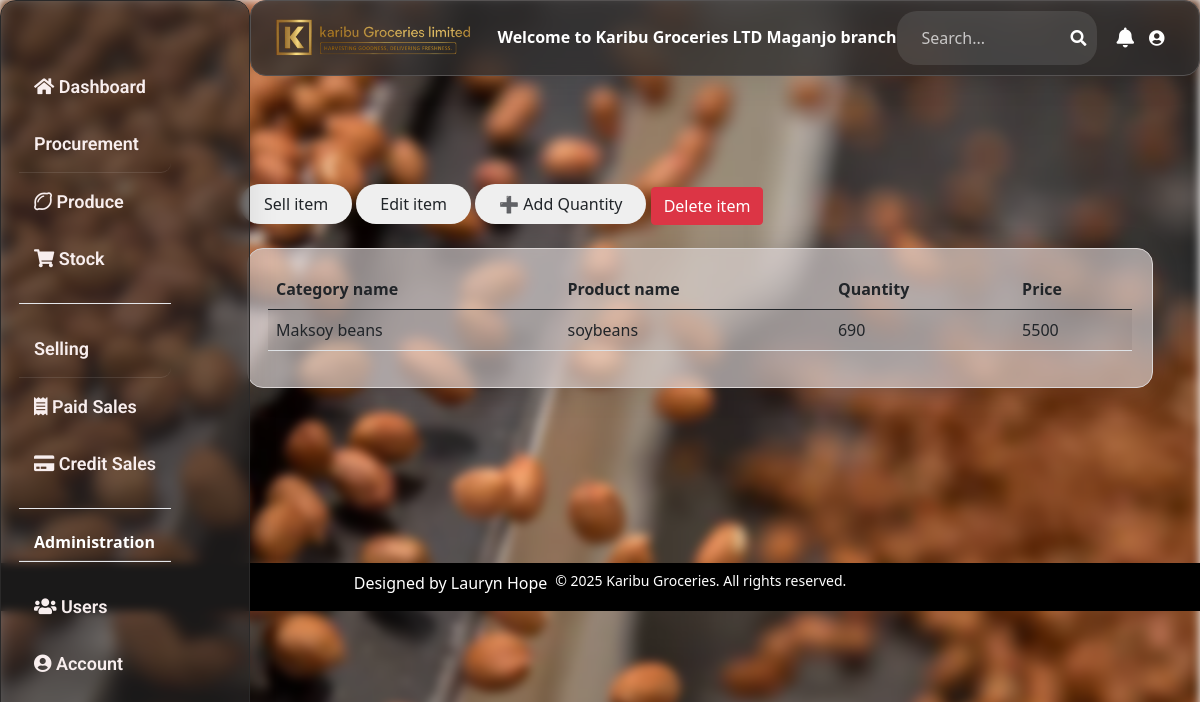
Screenshot of /home/6/ (signed in) with the database file from the repository.
### happy_hoe/models.py (models this page shows, shortened)
class Userprofile(AbstractUser):
    is_salesagent = models.BooleanField(null=True, default=True)
    is_manager = models.BooleanField(null=True, default=True)
    is_director = models.BooleanField(null=True, default=True)
    last_activity = models.DateTimeField(null=True, blank=True)
    is_online = models.BooleanField(default=True)
    status = models.CharField(
        max_length=20,
        choices=(
            ('online', 'Online'),
            ('offline', 'Offline'),
        ),
        default='offline'
    )
    username = models.CharField(max_length=50, unique=True, blank=True)
    branch = models.ForeignKey(Branch, on_delete=models.CASCADE,max_length=20, blank=True, null=True ,default=1)
    email = models.EmailField(max_length=100, unique=True)
    gender_choices = (('Female','Female'), ('Male','Male'))
    gender = models.CharField(max_length=10, blank=True, choices=gender_choices)
    phone = models.CharField(max_length=10, unique=True)
    address = models.CharField(max_length=100, blank=True)
    class Meta:
        db_table = 'userprofile'
        verbose_name = 'User'
        verbose_name_plural = 'Users'

class Branch(models.Model):
    branch_name= models.CharField(max_length=20, default="", blank=True, null=True)
    email = models.EmailField(max_length=100, unique=True)
    phone_number = models.CharField(max_length=15, blank=True, unique=True)
    location = models.CharField(max_length=50, default="", blank=True, null=True)
    class Meta:
        verbose_name_plural = 'Branches'

class Stock(models.Model):
    branch= models.ForeignKey(Branch, on_delete=models.CASCADE,  related_name='branch_stock', null=True, blank=True)
    Category_name= models.ForeignKey (Category, on_delete=models.CASCADE, blank=True)
    product_choices=(
        ('beans', 'beans'),
        ('soybeans', 'soybeans'),
        ('gnuts', 'gnuts'),
        ('maize', 'maize'),
        ('cowpeas', 'cowpeas'),
    )
    product_name = models.CharField(max_length=50, null=True, blank=True, choices=product_choices)
    total_quantity= models.PositiveIntegerField( default=0, blank=True, null=True)
    issued_quantity= models.PositiveIntegerField(default=0, blank=True, null=True)
    received_quantity= models.PositiveIntegerField( default=0, blank=True, null=True)
    cost_of_stock= models.DecimalField(max_digits=50, blank=True, null=True, default=1000000, decimal_places=0)
    unit_cost= models.IntegerField(blank=True, null=True, default=500)
    unit_price= models.IntegerField(blank=True, null=True, default=500)
    date_of_stock= models.DateField(auto_now_add=True ,blank=True, null=True)
    supplier_name= models.CharField(max_length=100, blank=True, null=True)
    phone_regex = RegexValidator(
        regex=r'^\+?256[0-9]{9,15}$',
        message="Phone number must be in the format: '+2567XXXXXXXX'.")
    supplier_contact = models.CharField(max_length=15, validators=[phone_regex], blank=True, null=True)
    type_of_produce = models.CharField(max_length=100, blank=True, null=True)
    entry_agent= models.ForeignKey(Userprofile, on_delete=models.CASCADE, null=True, blank=True, related_name='stocks_entered')

class Category(models.Model):
    category_name=models.CharField(max_length=50, null=True, blank=True, default='')
    description=models.TextField(max_length=50, blank=True, default='')
    def __str__(self):
        return self.category_name

### happy_hoe/views.py (the view)
# urls.py: path('home/<int:stock_id>/', views.stock_detail, name="stock_detail"),
def stock_detail(request, stock_id):
    stock = get_object_or_404(Stock, id=stock_id)
    if stock.branch != request.user.branch and not request.user.is_superuser:
        raise "PermissionDenied"
    return render(request, 'happy_hoeapp/detail.html', {'stock': stock})

### happy_hoe/templates/happy_hoeapp/detail.html (shortened to what this page needs)
{% extends 'happy_hoeapp/base.html' %}
{% load static %}
{% block content  %}
    <div class="container2 container-fluid p-3 flex-grow-1">
        <div class=" conatainer p-2 mt- 5 gap-4">
            {% if user.branch == stock.branch %}
            <a href="{% url 'issue_item' stock.id %}"><input type="submit" value="Sell item" class="rounded-full py-2 px-4"></a>
            {% if user.is_manager   %}
            <a href="{% url 'edit_stock' stock.id %} "><input type="submit" value="Edit item" class="rounded-full py-2 px-4"></a>
            <a href="{% url 'add_stock' stock.id %} "><input type="submit" value="➕ Add Quantity" class="rounded-full py-2 px-4 "></a>
            <a href="{% url 'delete_stock' stock.id %}"><input type="submit" value="Delete item"  class="btn btn-danger text-white" ></a>
            {% endif %}
            {% endif %}
        </div>
        <div class="tableglass-effect">
            <table class="table table-striped">
                <thead>
                    <tr>
                        <th>Category name</th>
                        <th>Product name</th>
                        <th>Quantity</th>
                        <th>Price</th>
                    </tr>
                </thead>
                <tbody>
                    <tr>
                        <td>{{ stock.Category_name }}</td>
                        <td>{{ stock.product_name }}</td>
                        <td>{{ stock.total_quantity }}</td>
                        <td>{{ stock.unit_price }}</td>
                    </tr>
                </tbody>
            </table>
        </div>
    </div>
    <br><br><br><br><br>
{% endblock %}

### happy_hoe/templates/happy_hoeapp/base.html (shortened to what this page needs)
{% load static %}
<!DOCTYPE html>
<html lang="en">
<head>
<link rel="stylesheet" href="https://cdnjs.cloudflare.com/ajax/libs/twitter-bootstrap/5.1.0/css/bootstrap.min.css">
<link rel="stylesheet" href="https://cdnjs.cloudflare.com/ajax/libs/font-awesome/5.15.4/css/all.min.css">
<link href="https://cdn.jsdelivr.net/npm/tailwindcss@^2/dist/tailwind.min.css" rel="stylesheet">
<link rel="stylesheet" href="{% static 'css/base.css' %}">
</head>
<body >
    <div class="header fixed-top mt-0 mb-10"  id="nav-effect">
        {% if user.is_authenticated %}
        <img src="{% static 'images/kgl.png' %}" alt="Logo" class="logo" />
        <strong><h2 class="text-white text-center ml-3 display-7">Welcome to  Karibu Groceries LTD  {% if user.is_manager or user.is_salesagent %} {{ user.branch.branch_name }} branch  {% endif %}</h2></strong>
        <div class="search-container">
            <form method="GET" action="{% url 'search' %}" class="d-flex">
                <input type="text"
                       name="q"
                       placeholder="Search..."
                       value="{{ request.GET.q }}"
                       class="form-control me-2">
                <button type="submit" class="btn btn-outline-light">
                    <i class="fas fa-search"></i>
                </button>
            </form>
        </div>
        <div class="user-settings">
            <i class="fas fa-bell"></i>
            <a class=" text-white" href="{% url 'user_profile' request.user.id %}"><i class="fas fa-user-circle" style="width: 30px; margin-right: 10px;"></i></a>
        </div>
    </div>
    <div class="container-fluid px-0 ">
        <div class="row g-0 ml-0">
            <div class="col-md-2 w-[150px] px-0 ">
                <br><br><br>
                <div class="sidebar w " id="glass-effect">
                    <div class="body">
                        <nav class="navbar ">
                            <div class="container-fluid">
                                <ul>
                                    {% if user.is_director  or user.is_manager %}
                                    <a class="" href="/owner_dashboard/"><li><i class="fas fa-home"></i> Dashboard</li></a>
                                    {% elif user.is_salesagent  %}
                                    <a class="" href="/owner_dashboard/"><li><i class="fas fa-home"></i> Dashboard</li></a>
                                    {% endif %}
                                    {% if user.is_manager  %}
                                    <li class="nav-heading text-decoration: underline;">Procurement</li>
                                    <a href="/procurement/"><li class="active"><i class="far fa-lemon"></i> Produce</li></a>
                                    <a class="" href="/home/"><li><i class="fas fa-shopping-cart"></i> Stock</li></a>
                                    {% endif %}
                                    {% if user.is_manager or user.is_salesagent %}
                                    <div class="border-b my-3"></div>
                                    <li class="nav-heading">Selling</li>
                                    <a href="/sales/"><li class="active"><i class="fas fa-receipt"></i> Paid Sales</li></a>
                                    <a href="{% url 'credit_sales' %}"><li><i class="fas fa-credit-card"></i> Credit Sales</li></a>
                                    {% endif %}
                                    <div class="border-b my-3"></div>
                                    {% if user.is_manager or user.is_director %}
                                    <div class="border-b my-3"><strong ><h1 class="nav-heading text-white">Administration</h1></strong></div>
                                    <a href="/users/"><li><i class="fas fa-users"></i> Users</li></a>
                                    {% endif %}
                                    <a class="" href="{% url 'user_profile' request.user.id %}"><li><i class="fas fa-user-circle"></i> Account</li></a>
                                    <br><br><br><br><br><br>
                                </ul>
                            </div>
                        </nav>
                    </div>
                </div>
            </div>
            {% endif %}
           <div class="col-md-10">
            <br><br><br>
                <div class="container2 container-fluid p-3 flex-grow-1">
                    {% block content %}
                    {% endblock %}
                </div>
           </div>
        </div>
    </div>
    <footer class="bg-black bg-opacity-70 text-center p-2 mt-2">
        <div class="flex justify-center space-x-2 mb-2">
            <a href="#" class="text-white hover:underline">Designed by Lauryn Hope</a>
            <p class="text-sm text-white">© 2025 Karibu Groceries. All rights reserved.</p>
        </div>
    </footer>
</body>
</html>

### happy_hoe/static/css/base.css (style rules this page uses)
html, body { height: 100%; width: 100%; margin: 0; }
body::before { content: ""; position: fixed; top: 0; left: 0; right: 0; bottom: 0; width: 100%; height: 100%; top: 0; left: 0; right: 0; bottom: 0; background: url('/static/images/f1.webp') no-repeat center center fixed; background-size: cover; filter: blur(5px); z-index: -1; }
.logo { margin: 0 auto; width: 200px; height: auto; height: 50px; object-fit: contain; }
.sidebar { border-radius: 0; margin-left: 0; position: fixed; top: 0; left: 0; height: 100vh; width: 250px; overflow-y: auto; z-index: 1000; padding: 1rem; background: rgba(255, 255, 255, 0.1); backdrop-filter: blur(10px); }
.col-md-10 { margin-left: 200px; width: calc(100% - 200px); }
.nav-heading { color: #4F46E5; font-weight: bold; padding: 8px 15px; border-bottom: 1px solid rgba(255, 255, 255, 0.1); margin: 0; cursor: default; }
.header { align-items: center; margin-left: 250px; width: calc(100% - 250px); background: rgba(0, 0, 0, 0.8); }
.header { border-radius: 10px 10px 0px 0px; background-color: #2A3942; }
.navbar { border-radius: 20px 20px 10px 10px; padding: 2px; }
#glass-effect { background: rgba(42, 41, 41, 0.63); border-radius: 16px; box-shadow: 0 4px 30px rgba(0, 0, 0, 0.1); backdrop-filter: blur(4.7px); -webkit-backdrop-filter: blur(4.7px); border: 1px solid rgba(42, 41, 41, 1); }
.tableglass-effect { background: rgba(223, 216, 216, 0.63); border-radius: 16px; box-shadow: 0 4px 30px rgba(0, 0, 0, 0.1); backdrop-filter: blur(4.7px); -webkit-backdrop-filter: blur(4.7px); border: 1px solid rgba(219, 214, 214, 1); margin: 15px; padding: 20px; }
.body li { transition: 1s all; font-family: 'Roboto', sans-serif; font-size: 18px; padding: 15px; margin-top: 0px; color: #f8eeee; font-size: 20px; font-weight: 500; list-style: none; display: block; border-top-right-radius: 10px 10px; border-bottom-right-radius: 10px 10px; }
.body ul li { font-weight: 600; font-size: 18px; }
.header { display: flex; justify-content: space-between; align-items: center; padding: 10px; }
.search-container { position: relative; margin-right: 20px; display: flex; justify-content: flex; align-items: center; width: 200px; }
.search-container input { padding: 10px; border: 1px solid #2f89fc; border-radius: 5px; color: #fff; background: #2A3942; }
.search-container .fa-search { position: absolute; right: 10px; top: 50%; transform: translateY(-50%); color: white; }
.user-settings { display: flex; align-items: center; }
.user-settings .fa-bell { font-size: 20px; margin-right: 15px; color: white; }
footer { position: relative; bottom: 0; width: 100%; background-color: rgba(0, 0, 0, 0.7); text-align: center; padding: 2em 0; }
#nav-effect { background: rgba(46, 44, 44, 0.78); border-radius: 16px; box-shadow: 0 4px 30px rgba(0, 0, 0, 0.1); backdrop-filter: blur(8.8px); -webkit-backdrop-filter: blur(8.8px); border: 1px solid rgba(85, 82, 82, 1); }
.search-container { display: flex; align-items: center; background: rgba(255, 255, 255, 0.1); border-radius: 20px; padding: 5px 15px; }
.search-container input, .search-container select { background: transparent; border: none; color: white; }
.search-container input::placeholder { color: rgba(255, 255, 255, 0.7); }
.search-container button { border: none; background: transparent; color: white; }

### rows the page displays
Userprofile: branch.branch_name "Maganjo"
Stock: Category_name "Maksoy beans", product_name "soybeans", total_quantity "690", unit_price "5500"
